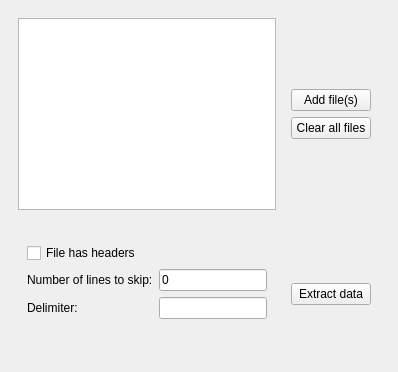
  <widget class="QDockWidget" name="dockWidgetData_extraction">
   <property name="minimumSize">
    <size>
     <width>352</width>
     <height>281</height>
    </size>
   </property>
   <property name="toolTip">
    <string>&lt;html&gt;&lt;head/&gt;&lt;body&gt;&lt;p&gt;&lt;br/&gt;&lt;/p&gt;&lt;/body&gt;&lt;/html&gt;</string>
   </property>
   <property name="features">
    <set>QDockWidget::AllDockWidgetFeatures</set>
   </property>
   <property name="windowTitle">
    <string>Data extraction</string>
   </property>
   <attribute name="dockWidgetArea">
    <number>1</number>
   </attribute>
   <widget class="QWidget" name="dockWidgetOpenFileContents">
    <layout class="QVBoxLayout" name="verticalLayout_9">
     <item>
      <widget class="QWidget" name="widget_table_view_files" native="true">
       <layout class="QHBoxLayout" name="horizontalLayout_5">
        <item>
         <widget class="QListView" name="listView_files">
          <property name="toolTip">
           <string>List of all the files to use.</string>
          </property>
          <property name="dragEnabled">
           <bool>false</bool>
          </property>
          <property name="dragDropOverwriteMode">
           <bool>false</bool>
          </property>
          <property name="dragDropMode">
           <enum>QAbstractItemView::NoDragDrop</enum>
          </property>
          <property name="alternatingRowColors">
           <bool>false</bool>
          </property>
          <property name="selectionMode">
           <enum>QAbstractItemView::MultiSelection</enum>
          </property>
         </widget>
        </item>
        <item>
         <widget class="QWidget" name="widget_button_files" native="true">
          <layout class="QVBoxLayout" name="verticalLayout_11">
           <item>
            <spacer name="verticalSpacer_data_extraction_1">
             <property name="orientation">
              <enum>Qt::Vertical</enum>
             </property>
             <property name="sizeHint" stdset="0">
              <size>
               <width>20</width>
               <height>40</height>
              </size>
             </property>
            </spacer>
           </item>
           <item>
            <widget class="QPushButton" name="pushButton_add_files">
             <property name="text">
              <string>Add file(s)</string>
             </property>
             <property name="icon">
              <iconset resource="../ressources/ressources.qrc">
               <normaloff>:/Icons/Icons/folder.png</normaloff>:/Icons/Icons/folder.png</iconset>
             </property>
             <property name="iconSize">
              <size>
               <width>30</width>
               <height>30</height>
              </size>
             </property>
            </widget>
           </item>
           <item>
            <widget class="QPushButton" name="pushButton_clear_all_files">
             <property name="text">
              <string>Clear all files</string>
             </property>
             <property name="icon">
              <iconset resource="../ressources/ressources.qrc">
               <normaloff>:/Icons/Icons/file_clean.png</normaloff>:/Icons/Icons/file_clean.png</iconset>
             </property>
             <property name="iconSize">
              <size>
               <width>30</width>
               <height>30</height>
              </size>
             </property>
            </widget>
           </item>
           <item>
            <spacer name="verticalSpacer_data_extraction_2">
             <property name="orientation">
              <enum>Qt::Vertical</enum>
             </property>
             <property name="sizeHint" stdset="0">
              <size>
               <width>20</width>
               <height>40</height>
              </size>
             </property>
            </spacer>
           </item>
          </layout>
         </widget>
        </item>
       </layout>
      </widget>
     </item>
     <item>
      <widget class="QWidget" name="widget_data_extraction" native="true">
       <property name="maximumSize">
        <size>
         <width>16777215</width>
         <height>140</height>
        </size>
       </property>
       <layout class="QHBoxLayout" name="horizontalLayout_6">
        <item>
         <widget class="QWidget" name="widget_data_extraction_options" native="true">
          <layout class="QFormLayout" name="formLayout">
           <property name="sizeConstraint">
            <enum>QLayout::SetMinimumSize</enum>
           </property>
           <item row="1" column="0">
            <widget class="QLabel" name="label_numbers_of_lines_to_skip">
             <property name="text">
              <string>Number of lines to skip:</string>
             </property>
            </widget>
           </item>
           <item row="2" column="0">
            <widget class="QLabel" name="label_delimiter">
             <property name="text">
              <string>Delimiter:</string>
             </property>
            </widget>
           </item>
           <item row="0" column="0">
            <widget class="QCheckBox" name="checkBox_file_has_headers">
             <property name="text">
              <string>File has headers</string>
             </property>
            </widget>
           </item>
           <item row="1" column="1">
            <widget class="QLineEdit" name="lineEdit_number_of_lines_to_skip">
             <property name="toolTip">
              <string>(If &quot;file has headers&quot; is selected, the number of lines to skip must not include the header line.)</string>
             </property>
             <property name="text">
              <string>0</string>
             </property>
            </widget>
           </item>
           <item row="2" column="1">
            <widget class="QLineEdit" name="lineEdit_delimiter">
             <property name="toolTip">
              <string>(for tab separator, indicate 'tab' or '\t')</string>
             </property>
            </widget>
           </item>
          </layout>
         </widget>
        </item>
        <item>
         <widget class="QWidget" name="widget_data_extraction_buttons" native="true">
          <layout class="QVBoxLayout" name="verticalLayout_10">
           <item>
            <spacer name="verticalSpacer_4">
             <property name="orientation">
              <enum>Qt::Vertical</enum>
             </property>
             <property name="sizeHint" stdset="0">
              <size>
               <width>20</width>
               <height>40</height>
              </size>
             </property>
            </spacer>
           </item>
           <item>
            <widget class="QPushButton" name="pushButton_extract_data">
             <property name="text">
              <string>Extract data</string>
             </property>
             <property name="icon">
              <iconset resource="../ressources/ressources.qrc">
               <normaloff>:/Icons/Icons/analyzing.png</normaloff>:/Icons/Icons/analyzing.png</iconset>
             </property>
             <property name="iconSize">
              <size>
               <width>30</width>
               <height>30</height>
              </size>
             </property>
            </widget>
           </item>
           <item>
            <spacer name="verticalSpacer_5">
             <property name="orientation">
              <enum>Qt::Vertical</enum>
             </property>
             <property name="sizeHint" stdset="0">
              <size>
               <width>20</width>
               <height>40</height>
              </size>
             </property>
            </spacer>
           </item>
          </layout>
         </widget>
        </item>
       </layout>
      </widget>
     </item>
    </layout>
   </widget>
  </widget>
